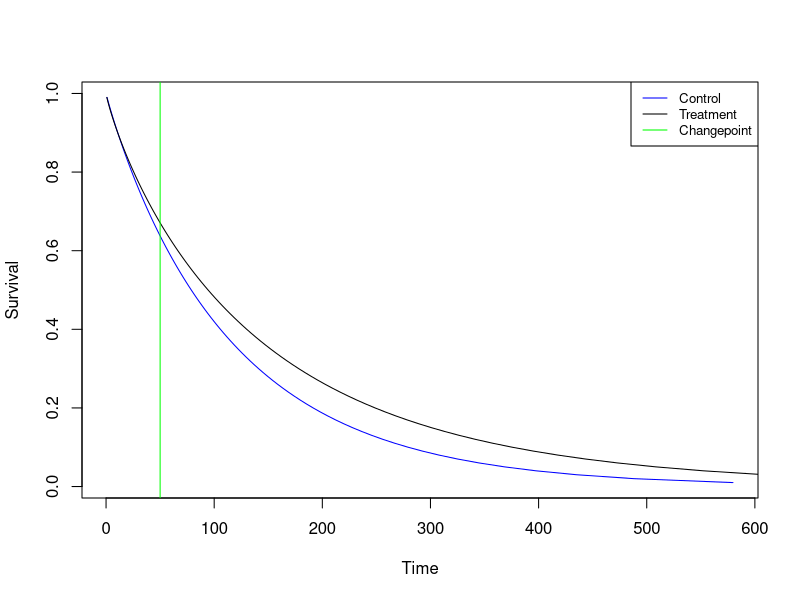
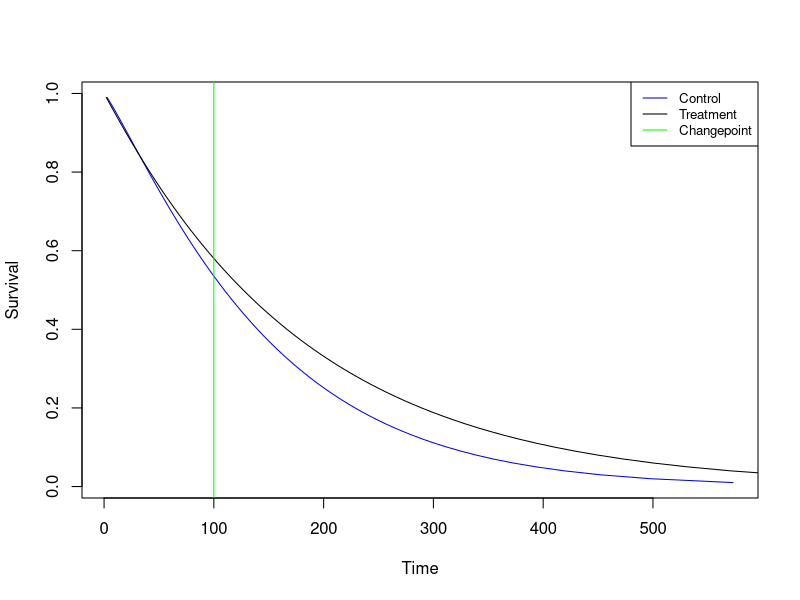
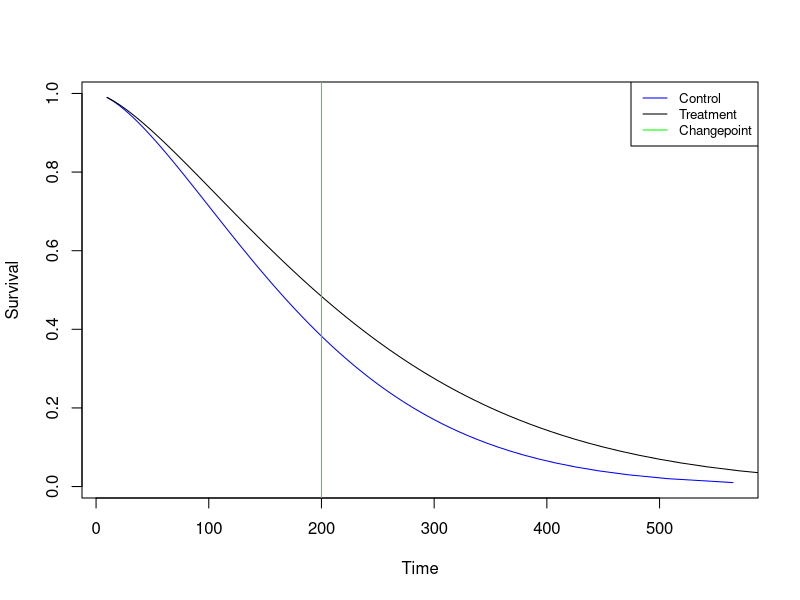
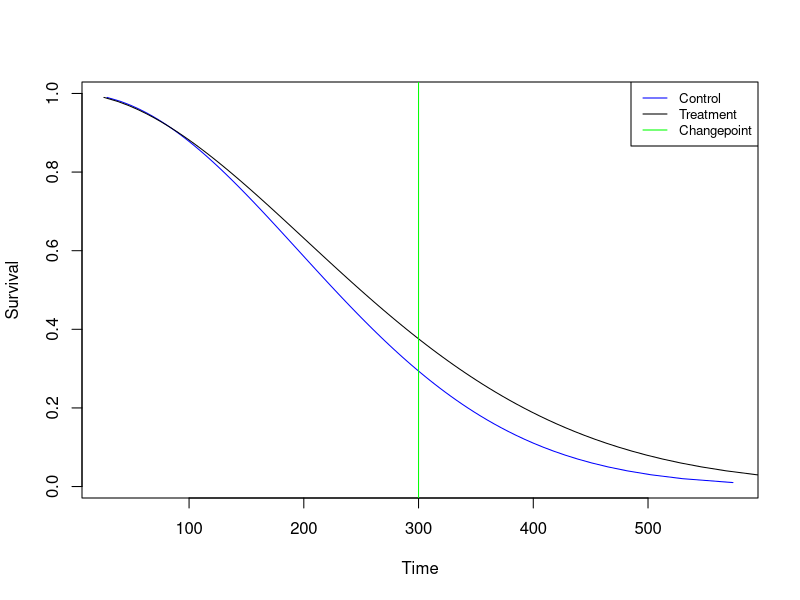
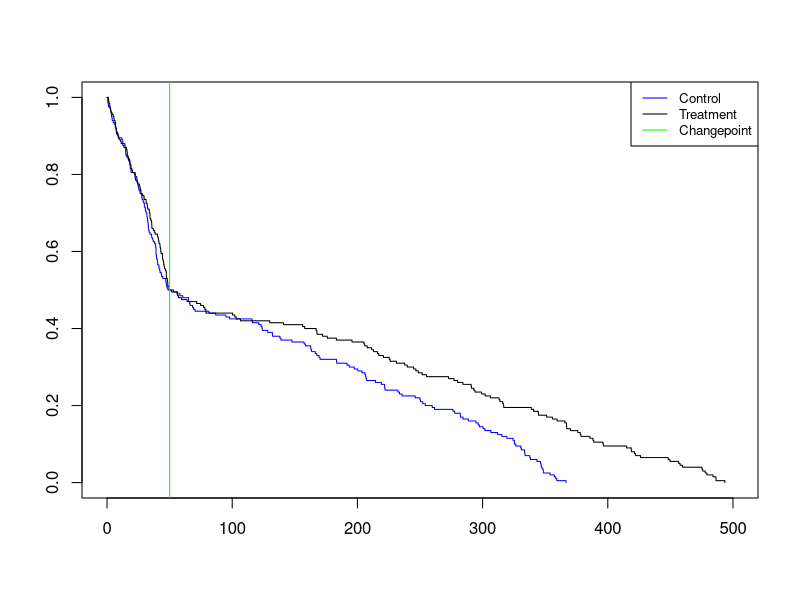
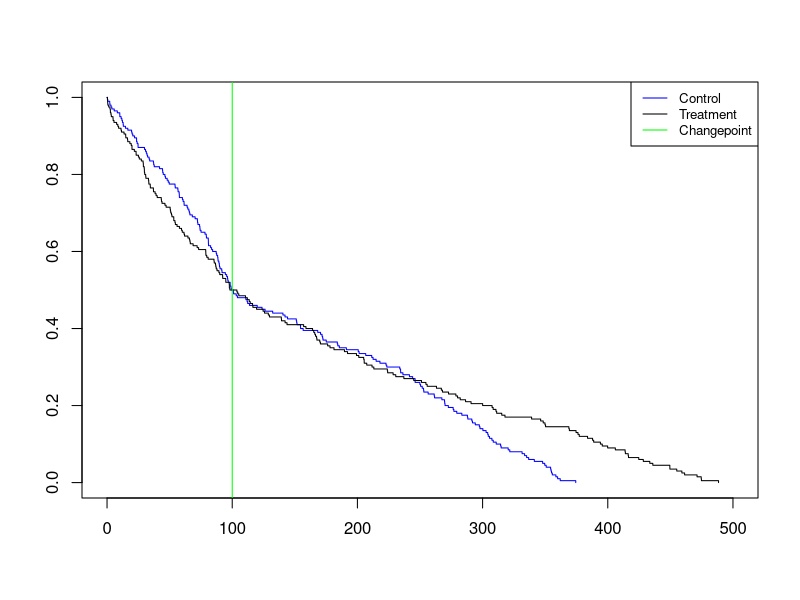
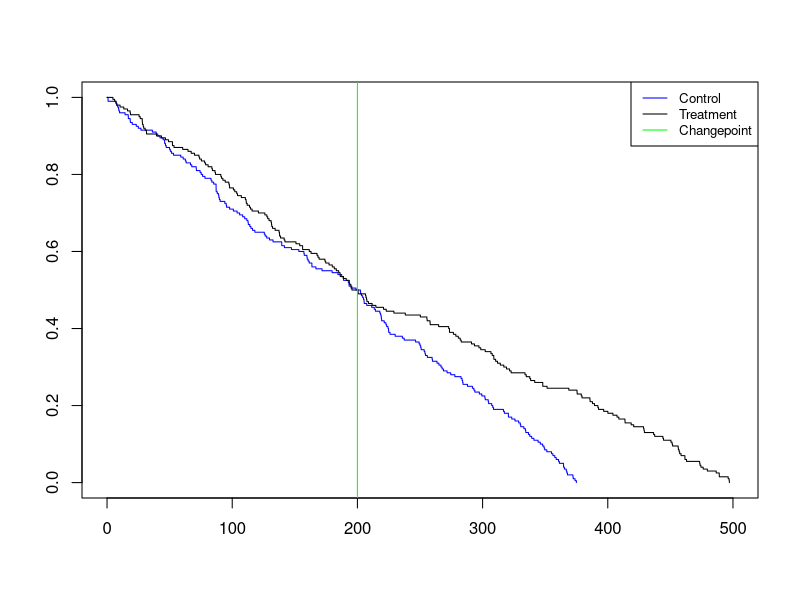
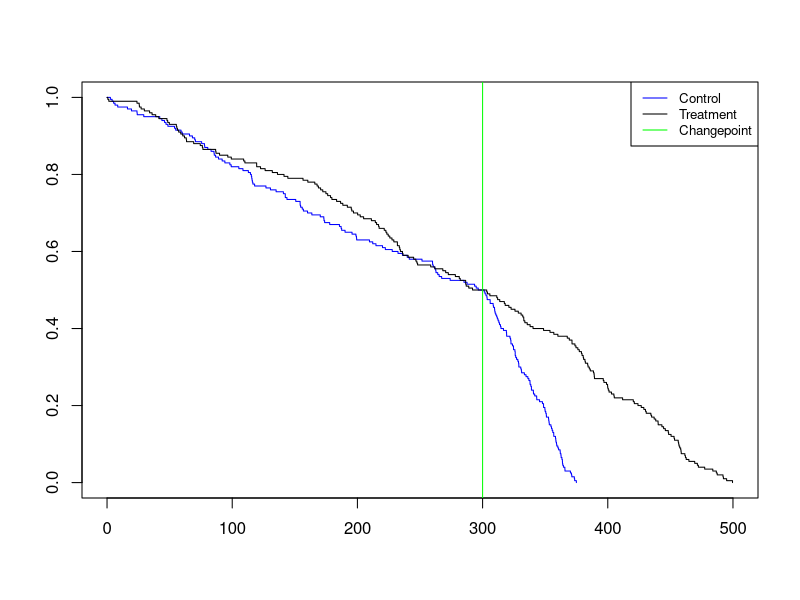

These figures' R source, in order:

library(survival)

#Looking at how well a Weibull distribution can model our problem;
#cp is changepoint (where the treatment starts to take effect),
#Max is the maximum time for a patient to survive on treatment
WeibullCP <- function(cp, max){
  #Generating data
  control <- data.frame(time = c(runif(100, 0, cp), runif(100, cp, 0.75*max)), cens = rep(1, 100))
  treatment <- data.frame(time = c(runif(100, 0, cp),runif(100, cp, max)), cens = rep(1, 100))
  
  #Fitting a weibull model to both control/treatment groups
  fitcontrol <- survreg(Surv(time)~1, dist="weibull", data = control)
  fittreatment <- survreg(Surv(time)~1, dist="weibull", data = treatment)
  
  #Plotting the distribtions found
  plot(x = predict(fitcontrol, type = "quantile", p = seq(0.01, 0.99, by=.01))[1,],
       y = rev(seq(0.01, 0.99, by = 0.01)), type="l", xlab="Time", ylab="Survival",
       col = "blue")
  
  lines(x = predict(fittreatment, type = "quantile", p = seq(0.01, 0.99, by=.01))[1,],
        y = rev(seq(0.01, 0.99, by = 0.01)),
        col = "black")
  
  abline(v = cp, col="green")
  
  legend("topright", legend=c("Control", "Treatment", "Changepoint"), col=c("blue", "black", "green"),
         cex=0.8, lty=1)
}


#We can try a range of values that cp and max might take

WeibullCP(50, 500)
WeibullCP(100, 500)
WeibullCP(200, 500)
WeibullCP(300, 500)

#We see that it does not seem to be flexible enough to deal with the issues we want: for the curves to track each other and then separate at the changepoint
#When the changepoint is low (1/5) of the maximum then it does an okay job
#But as the changepoint gets larger the curves do not capture the changepoint very well at all


#We can see how the Kaplan-Meier estimate compares, function is very similar
KMCP = function(cp, max){
  control = data.frame(time = c(runif(100, 0, cp), runif(100, cp, 0.75*max)), cens = rep(1, 100))
  treatment = data.frame(time = c(runif(100, 0, cp),runif(100, cp, max)), cens = rep(1, 100))

  fitc = survfit(Surv(time, cens)~1, data = control)
  fitt = survfit(Surv(time, cens)~1, data = treatment)

  plot(fitc, conf.int = F, col="blue", xlim=c(0, max))
  lines(fitt, conf.int = F)
  abline(v = cp, col="green")
  legend("topright", legend=c("Control", "Treatment", "Changepoint"), col=c("blue", "black", "green"),
       cex=0.8, lty=1)
}

#Same range of values

KMCP(50, 500)
KMCP(100, 500)
KMCP(200, 500)
KMCP(300, 500)

#Does such a better job, the separation is nearly always on the changepoint, no matter how large we make the changepoint

